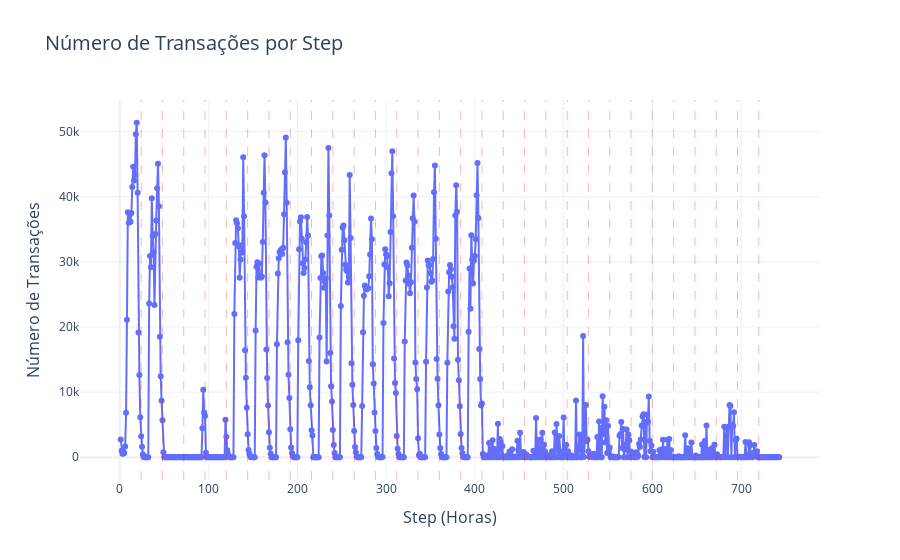

The cell this chart's notebook holds for it:
### Markdown cell above
#### Analisando a frequência das transações

### Code cell
# Todas

plot_transacoes_step(df)

### Figure 1 — Plotly figure (JSON) as saved in the notebook; plotly's stock layout.template omitted (floating-point values rounded to 4 significant figures; data arrays with more than 128 entries replaced by an {"elided": "..."} marker saying what was removed)
{"data": [{"hovertemplate": "Step (Horas)=%{x}<br>Número de Transações=%{y}<extra></extra>", "legendgroup": "", "line": {"color": "#636efa", "dash": "solid"}, "marker": {"symbol": "circle"}, "mode": "lines+markers", "name": "", "orientation": "v", "showlegend": false, "type": "scatter", "x": {"elided": "743 int values"}, "xaxis": "x", "y": {"elided": "743 int values"}, "yaxis": "y"}], "layout": {"hovermode": "x", "legend": {"tracegroupgap": 0}, "shapes": [{"line": {"color": "red", "dash": "dash", "width": 0.3}, "type": "line", "x0": 24, "x1": 24, "xref": "x", "y0": 0, "y1": 1, "yref": "y domain"}, {"line": {"color": "red", "dash": "dash", "width": 0.3}, "type": "line", "x0": 48, "x1": 48, "xref": "x", "y0": 0, "y1": 1, "yref": "y domain"}, {"line": {"color": "red", "dash": "dash", "width": 0.3}, "type": "line", "x0": 72, "x1": 72, "xref": "x", "y0": 0, "y1": 1, "yref": "y domain"}, {"line": {"color": "red", "dash": "dash", "width": 0.3}, "type": "line", "x0": 96, "x1": 96, "xref": "x", "y0": 0, "y1": 1, "yref": "y domain"}, {"line": {"color": "red", "dash": "dash", "width": 0.3}, "type": "line", "x0": 120, "x1": 120, "xref": "x", "y0": 0, "y1": 1, "yref": "y domain"}, {"line": {"color": "red", "dash": "dash", "width": 0.3}, "type": "line", "x0": 144, "x1": 144, "xref": "x", "y0": 0, "y1": 1, "yref": "y domain"}, {"line": {"color": "red", "dash": "dash", "width": 0.3}, "type": "line", "x0": 168, "x1": 168, "xref": "x", "y0": 0, "y1": 1, "yref": "y domain"}, {"line": {"color": "red", "dash": "dash", "width": 0.3}, "type": "line", "x0": 192, "x1": 192, "xref": "x", "y0": 0, "y1": 1, "yref": "y domain"}, {"line": {"color": "red", "dash": "dash", "width": 0.3}, "type": "line", "x0": 216, "x1": 216, "xref": "x", "y0": 0, "y1": 1, "yref": "y domain"}, {"line": {"color": "red", "dash": "dash", "width": 0.3}, "type": "line", "x0": 240, "x1": 240, "xref": "x", "y0": 0, "y1": 1, "yref": "y domain"}, {"line": {"color": "red", "dash": "dash", "width": 0.3}, "type": "line", "x0": 264, "x1": 264, "xref": "x", "y0": 0, "y1": 1, "yref": "y domain"}, {"line": {"color": "red", "dash": "dash", "width": 0.3}, "type": "line", "x0": 288, "x1": 288, "xref": "x", "y0": 0, "y1": 1, "yref": "y domain"}, {"line": {"color": "red", "dash": "dash", "width": 0.3}, "type": "line", "x0": 312, "x1": 312, "xref": "x", "y0": 0, "y1": 1, "yref": "y domain"}, {"line": {"color": "red", "dash": "dash", "width": 0.3}, "type": "line", "x0": 336, "x1": 336, "xref": "x", "y0": 0, "y1": 1, "yref": "y domain"}, {"line": {"color": "red", "dash": "dash", "width": 0.3}, "type": "line", "x0": 360, "x1": 360, "xref": "x", "y0": 0, "y1": 1, "yref": "y domain"}, {"line": {"color": "red", "dash": "dash", "width": 0.3}, "type": "line", "x0": 384, "x1": 384, "xref": "x", "y0": 0, "y1": 1, "yref": "y domain"}, {"line": {"color": "red", "dash": "dash", "width": 0.3}, "type": "line", "x0": 408, "x1": 408, "xref": "x", "y0": 0, "y1": 1, "yref": "y domain"}, {"line": {"color": "red", "dash": "dash", "width": 0.3}, "type": "line", "x0": 432, "x1": 432, "xref": "x", "y0": 0, "y1": 1, "yref": "y domain"}, {"line": {"color": "red", "dash": "dash", "width": 0.3}, "type": "line", "x0": 456, "x1": 456, "xref": "x", "y0": 0, "y1": 1, "yref": "y domain"}, {"line": {"color": "red", "dash": "dash", "width": 0.3}, "type": "line", "x0": 480, "x1": 480, "xref": "x", "y0": 0, "y1": 1, "yref": "y domain"}, {"line": {"color": "red", "dash": "dash", "width": 0.3}, "type": "line", "x0": 504, "x1": 504, "xref": "x", "y0": 0, "y1": 1, "yref": "y domain"}, {"line": {"color": "red", "dash": "dash", "width": 0.3}, "type": "line", "x0": 528, "x1": 528, "xref": "x", "y0": 0, "y1": 1, "yref": "y domain"}, {"line": {"color": "red", "dash": "dash", "width": 0.3}, "type": "line", "x0": 552, "x1": 552, "xref": "x", "y0": 0, "y1": 1, "yref": "y domain"}, {"line": {"color": "red", "dash": "dash", "width": 0.3}, "type": "line", "x0": 576, "x1": 576, "xref": "x", "y0": 0, "y1": 1, "yref": "y domain"}, {"line": {"color": "red", "dash": "dash", "width": 0.3}, "type": "line", "x0": 600, "x1": 600, "xref": "x", "y0": 0, "y1": 1, "yref": "y domain"}, {"line": {"color": "red", "dash": "dash", "width": 0.3}, "type": "line", "x0": 624, "x1": 624, "xref": "x", "y0": 0, "y1": 1, "yref": "y domain"}, {"line": {"color": "red", "dash": "dash", "width": 0.3}, "type": "line", "x0": 648, "x1": 648, "xref": "x", "y0": 0, "y1": 1, "yref": "y domain"}, {"line": {"color": "red", "dash": "dash", "width": 0.3}, "type": "line", "x0": 672, "x1": 672, "xref": "x", "y0": 0, "y1": 1, "yref": "y domain"}, {"line": {"color": "red", "dash": "dash", "width": 0.3}, "type": "line", "x0": 696, "x1": 696, "xref": "x", "y0": 0, "y1": 1, "yref": "y domain"}, {"line": {"color": "red", "dash": "dash", "width": 0.3}, "type": "line", "x0": 720, "x1": 720, "xref": "x", "y0": 0, "y1": 1, "yref": "y domain"}], "title": {"font": {"size": 20}, "text": "Número de Transações por Step"}, "xaxis": {"anchor": "y", "domain": [0, 1], "title": {"font": {"size": 16}, "text": "Step (Horas)"}}, "yaxis": {"anchor": "x", "domain": [0, 1], "title": {"font": {"size": 16}, "text": "Número de Transações"}}}}
